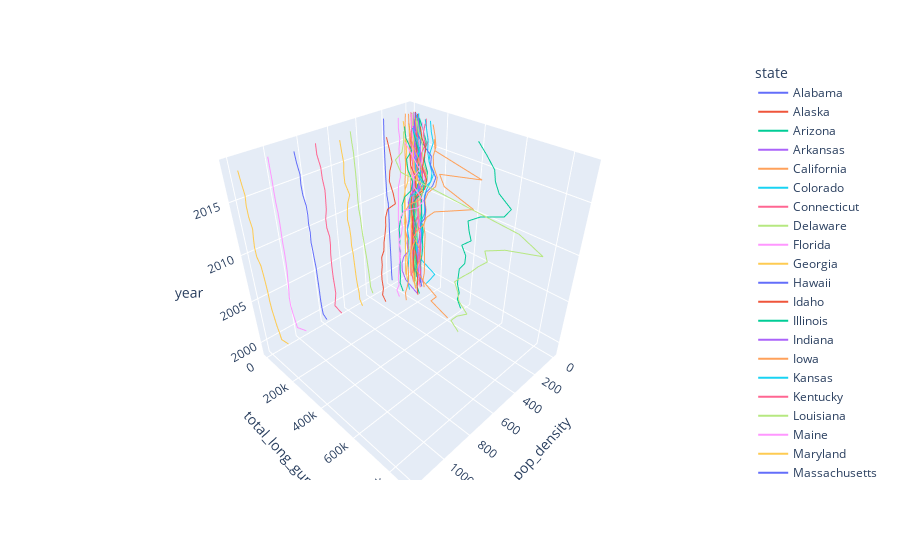

This figure's notebook cell:
### Code cell
fig = px.line_3d(all_df_noDC, x="pop_density", y="total_long_gun", z='year', color='state')
fig.show()
